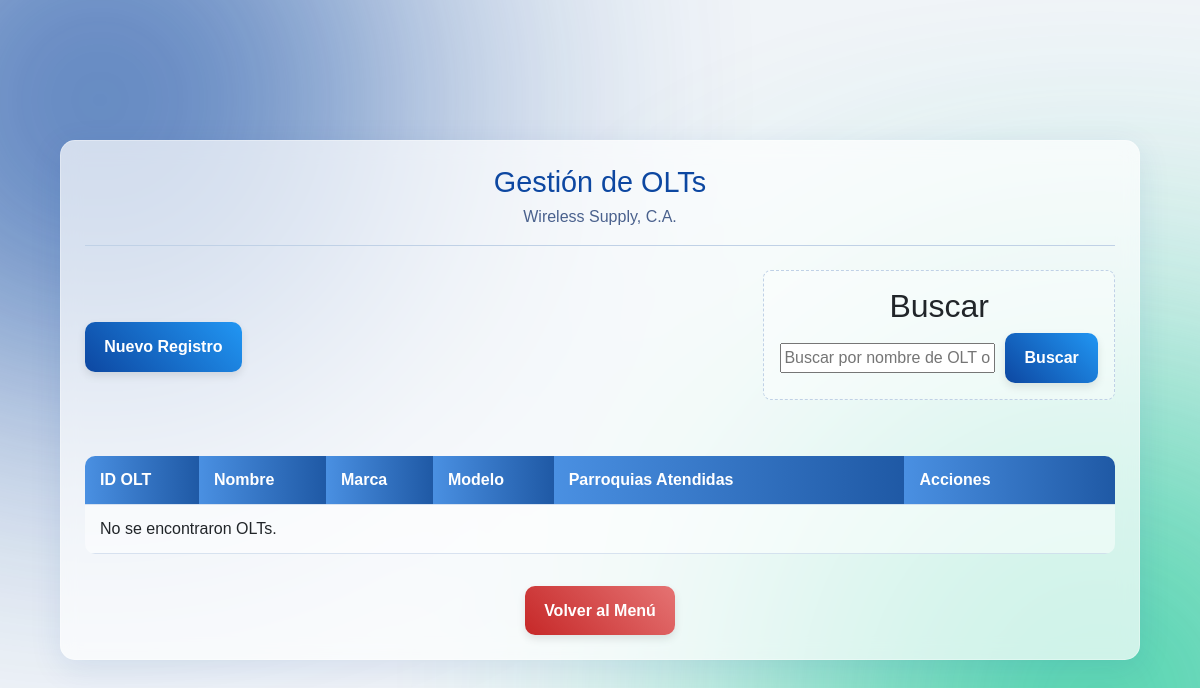
Page /paginas/gestion_olt.php on the earlier database version.
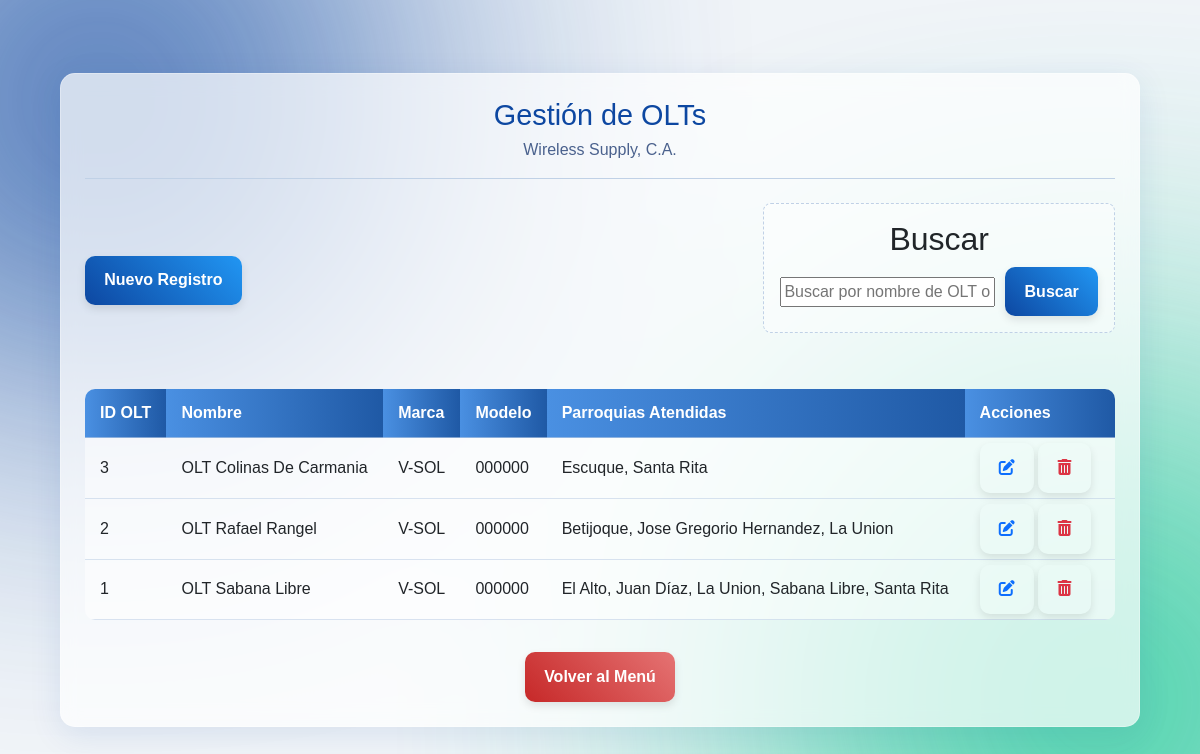
Same page on the later database version.
### tables this page shows
CREATE TABLE `olt` (
  `id_olt` int(11) NOT NULL,
  `nombre_olt` varchar(100) NOT NULL,
  `marca` varchar(50) DEFAULT NULL,
  `modelo` varchar(50) DEFAULT NULL,
  `descripcion` text DEFAULT NULL
);

### paginas/gestion_olt.php (the view, shortened to what this page needs)
<?php
require_once 'conexion.php';
$search_term = isset($_GET['search']) ? $_GET['search'] : '';
$sql_base = "SELECT
                o.id_olt,
                o.nombre_olt,
                o.marca,
                o.modelo,
                o.descripcion,
                GROUP_CONCAT(pa.nombre_parroquia ORDER BY pa.nombre_parroquia SEPARATOR ', ') AS parroquias_atendidas
             FROM olt o
             LEFT JOIN olt_parroquia op ON o.id_olt = op.olt_id
             LEFT JOIN parroquia pa ON op.parroquia_id = pa.id_parroquia";
$assigned_parroquias = [];
$sql_assignments = "SELECT olt_id, parroquia_id FROM olt_parroquia";
$result_assignments = $conn->query($sql_assignments);
if ($result_assignments && $result_assignments->num_rows > 0) {
    while ($row = $result_assignments->fetch_assoc()) {
        $olt_id = $row['olt_id'];
        $parroquia_id = $row['parroquia_id'];
        if (!isset($assigned_parroquias[$olt_id])) {
            $assigned_parroquias[$olt_id] = [];
        }
        $assigned_parroquias[$olt_id][] = (int)$parroquia_id;
    }
}
$sql_final = $sql_base;
$sql_final .= " GROUP BY o.id_olt ORDER BY o.nombre_olt ASC";
if (!empty($search_term)) {
    $search_param = "%" . $search_term . "%";
    $stmt = $conn->prepare($sql_final);
    $stmt->bind_param("ss", $search_param, $search_param);
    $stmt->execute();
    $result = $stmt->get_result();
} else {
    $result = $conn->query($sql_final);
}
$data = [];
if ($result && $result->num_rows > 0) {
    while ($row = $result->fetch_assoc()) {
        $data[] = $row;
    }
}
?>
<!DOCTYPE html>
<html lang="es">
<head>
    <link href="../css/bootstrap.min.css" rel="stylesheet">
    <link href="../css/all.min.css" rel="stylesheet">
    <link rel="stylesheet" href="../css/style3.css">
    <link rel="stylesheet" href="../css/style4.css">
</head>
<body>
    <div class="register-container">
        <header class="register-header">
            <h1>Gestión de OLTs</h1>
            <p>Wireless Supply, C.A.</p>
        </header>
        <div class="header-actions">
            <div>
                <a href="registro_olt.php" class="btn btn-primary">Nuevo Registro</a>
            </div>
            <div class="step-section search-section">
                <h2 style="margin-top: 0; text-align: center;">Buscar</h2>
                <form action="gestion_olt.php" method="GET" class="search-form" style="display: inline-flex; width: 100%;">
                    <input type="text" name="search" placeholder="Buscar por nombre de OLT o Parroquia..." value="<?php echo htmlspecialchars($search_term); ?>">
                    <button type="submit" class="btn btn-primary">Buscar</button>
                </form>
            </div>
        </div>
        <div class="table-container">
            <table>
                <thead>
                    <tr>
                        <th>ID OLT</th>
                        <th>Nombre</th>
                        <th>Marca</th>
                        <th>Modelo</th>
                        <th>Parroquias Atendidas</th>
                        <th>Acciones</th>
                    </tr>
                </thead>
                <tbody>
                    <?php if (!empty($data)): ?>
                        <?php foreach ($data as $row): ?>
                            <tr>
                                <td><?php echo htmlspecialchars($row['id_olt']); ?></td>
                                <td><?php echo htmlspecialchars($row['nombre_olt']); ?></td>
                                <td><?php echo htmlspecialchars($row['marca']); ?></td>
                                <td><?php echo htmlspecialchars($row['modelo']); ?></td>
                                <td><?php echo htmlspecialchars($row['parroquias_atendidas'] ?: 'N/A'); ?></td>
                                <td class="action-links">
                                   <?php
                                        $olt_id = $row['id_olt'];
                                        $assigned_ids = isset($assigned_parroquias[$olt_id]) ? json_encode($assigned_parroquias[$olt_id]) : '[]';
                                   ?>
                                   <a href="#"
                                       data-bs-toggle="modal"
                                       data-bs-target="#modalModificacionOLT"
                                       data-id="<?php echo htmlspecialchars($olt_id); ?>"
                                       data-nombre="<?php echo htmlspecialchars($row['nombre_olt']); ?>"
                                       data-marca="<?php echo htmlspecialchars($row['marca']); ?>"
                                       data-modelo="<?php echo htmlspecialchars($row['modelo']); ?>"
                                       data-descripcion="<?php echo htmlspecialchars($row['descripcion']); ?>"
                                       data-assigned-parroquias='<?php echo htmlspecialchars($assigned_ids, ENT_QUOTES, 'UTF-8'); ?>'
                                       class="btn btn-sm" title="Modificar OLT">
                                       <i class="fa-solid fa-pen-to-square text-primary"></i>
                                   </a>
                                   <a href="#"
                                       data-bs-href="gestion_olt.php?action=delete_olt&id=<?php echo urlencode($olt_id); ?>"
                                       data-bs-toggle="modal"
                                       data-bs-target="#eliminaModal"
                                       class="btn btn-sm"
                                       title="Eliminar OLT">
                                       <i class="fa-solid fa-trash-can text-danger"></i>
                                   </a>
                                </td>
                            </tr>
                        <?php endforeach; ?>
                    <?php else: ?>
                        <tr><td colspan="6">No se encontraron OLTs.</td></tr>
                    <?php endif; ?>
                </tbody>
            </table>
        </div>
        <div style="margin-top: 2em; text-align: center;">
            <a href="menu.php" class="btn btn-secondary">Volver al Menú</a>
        </div>
    </div>
</body>
</html>

### css/style3.css (style rules this page uses)
body { background-color: #f0f4f8; font-family: Arial, sans-serif; display: flex; justify-content: center; align-items: center; min-height: 100vh; margin: 0; overflow-x: hidden; position: relative; z-index: 1; }
body::before, body::after { content: ''; position: fixed; border-radius: 50%; z-index: -1; filter: blur(150px); opacity: 0.8; animation: blob-move 20s infinite alternate cubic-bezier(0.68, -0.55, 0.265, 1.55); }
body::before { background: #0d47a1; width: 600px; height: 600px; top: -200px; left: -200px; }
body::after { background: #20c997; width: 700px; height: 700px; bottom: -250px; right: -250px; animation-delay: -10s; }
.register-container { background: rgba(255, 255, 255, 0.7); backdrop-filter: blur(10px); -webkit-backdrop-filter: blur(10px); border-radius: 15px; border: 1px solid rgba(255, 255, 255, 0.3); box-shadow: 0 8px 32px 0 rgba(13, 71, 161, 0.1); padding: 2em; width: 90%; max-width: 700px; text-align: center; margin: 20px auto; z-index: 2; }
.register-header h1 { color: #0d47a1; font-size: 1.8em; margin: 0 0 0.2em 0; }
.register-header p { color: #4a618d; font-size: 1em; border-bottom: 1px solid #c0d1e6; padding-bottom: 1em; margin-bottom: 1.5em; }
.step-section { padding: 1em; border: 1px dashed #c0d1e6; border-radius: 8px; background-color: rgba(255, 255, 255, 0.4); margin-bottom: 1.5em; }
.btn { display: inline-block; padding: 0.8em 1.5em; border-radius: 10px; cursor: pointer; font-size: 1em; font-weight: bold; text-decoration: none; transition: all 0.3s cubic-bezier(0.175, 0.885, 0.32, 1.275); box-shadow: 0 4px 8px rgba(0, 0, 0, 0.1); border: none; }
.btn-primary { background: linear-gradient(45deg, #0d47a1, #2196f3); color: white; width: 100%; }
.btn-secondary { background: linear-gradient(45deg, #c62828, #e57373); color: white; border: none; }

### css/style4.css (style rules this page uses)
body { background-color: #f0f4f8; font-family: Arial, sans-serif; margin: 0; overflow-x: hidden; position: relative; z-index: 1; }
body::before, body::after { content: ''; position: fixed; border-radius: 50%; z-index: -1; filter: blur(150px); opacity: 0.8; animation: blob-move 20s infinite alternate cubic-bezier(0.68, -0.55, 0.265, 1.55); }
body::before { background: #0d47a1; width: 600px; height: 600px; top: -200px; left: -200px; }
body::after { background: #20c997; width: 700px; height: 700px; bottom: -250px; right: -250px; animation-delay: -10s; }
.register-container { max-width: 95%; padding: 1.5em; margin: 20px auto; background: rgba(255, 255, 255, 0.7); backdrop-filter: blur(10px); -webkit-backdrop-filter: blur(10px); border-radius: 15px; border: 1px solid rgba(255, 255, 255, 0.3); box-shadow: 0 8px 32px 0 rgba(13, 71, 161, 0.1); z-index: 2; position: relative; }
.table-container { margin-top: 2em; background: rgba(255, 255, 255, 0.5); border-radius: 10px; overflow: hidden; }
table { width: 100%; border-collapse: collapse; box-shadow: none; }
th, td { padding: 12px 15px; text-align: left; border-bottom: 1px solid rgba(192, 209, 230, 0.6); }
th { background: linear-gradient(90deg, #4A90E2, #1F59A5); color: white; }
.btn { display: inline-block; padding: 0.8em 1.2em; border-radius: 10px; font-size: 1em; font-weight: bold; text-decoration: none; transition: all 0.3s cubic-bezier(0.175, 0.885, 0.32, 1.275); box-shadow: 0 4px 8px rgba(0, 0, 0, 0.1); border: none; }
.btn-primary { background: linear-gradient(45deg, #0d47a1, #2196f3); color: white; }
.header-actions { display: flex; justify-content: space-between; align-items: center; margin-bottom: 2em; gap: 1em; }
.search-form { display: flex; gap: 10px; align-items: center; }
.action-links { padding-top: 5px !important; padding-bottom: 5px !important; }

### paginas/gestion_olt.php (style rules this page uses)
.table-container table td:nth-child(6), .table-container table th:nth-child(6) { min-width: 150px; }
.table-container table td:nth-child(5), .table-container table th:nth-child(5) { min-width: 250px; }

Differences in the rows shown:
added olt: id_olt "3", nombre_olt "OLT Colinas De Carmania", marca "V-SOL", modelo "000000", parroquias_atendidas "Escuque, Santa Rita"
added olt: id_olt "2", nombre_olt "OLT Rafael Rangel", marca "V-SOL", modelo "000000", parroquias_atendidas "Betijoque, Jose Gregorio Hernandez, La Union"
added olt: id_olt "1", nombre_olt "OLT Sabana Libre", marca "V-SOL", modelo "000000", parroquias_atendidas "El Alto, Juan Díaz, La Union, Sabana Libre, Santa Rita"
Other differences:
text no longer shown: "No se encontraron OLTs."
